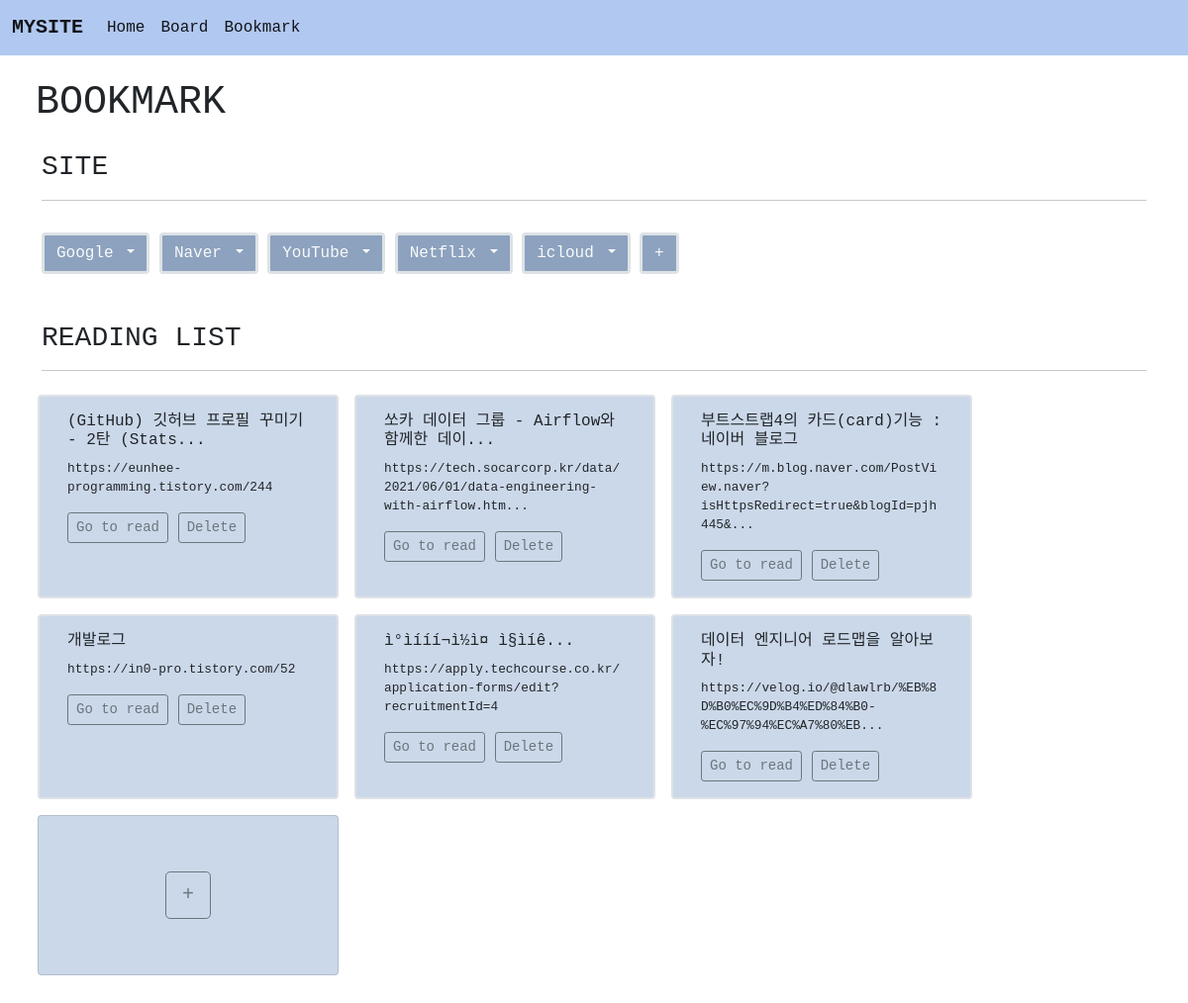
The app's page /book/, older data.
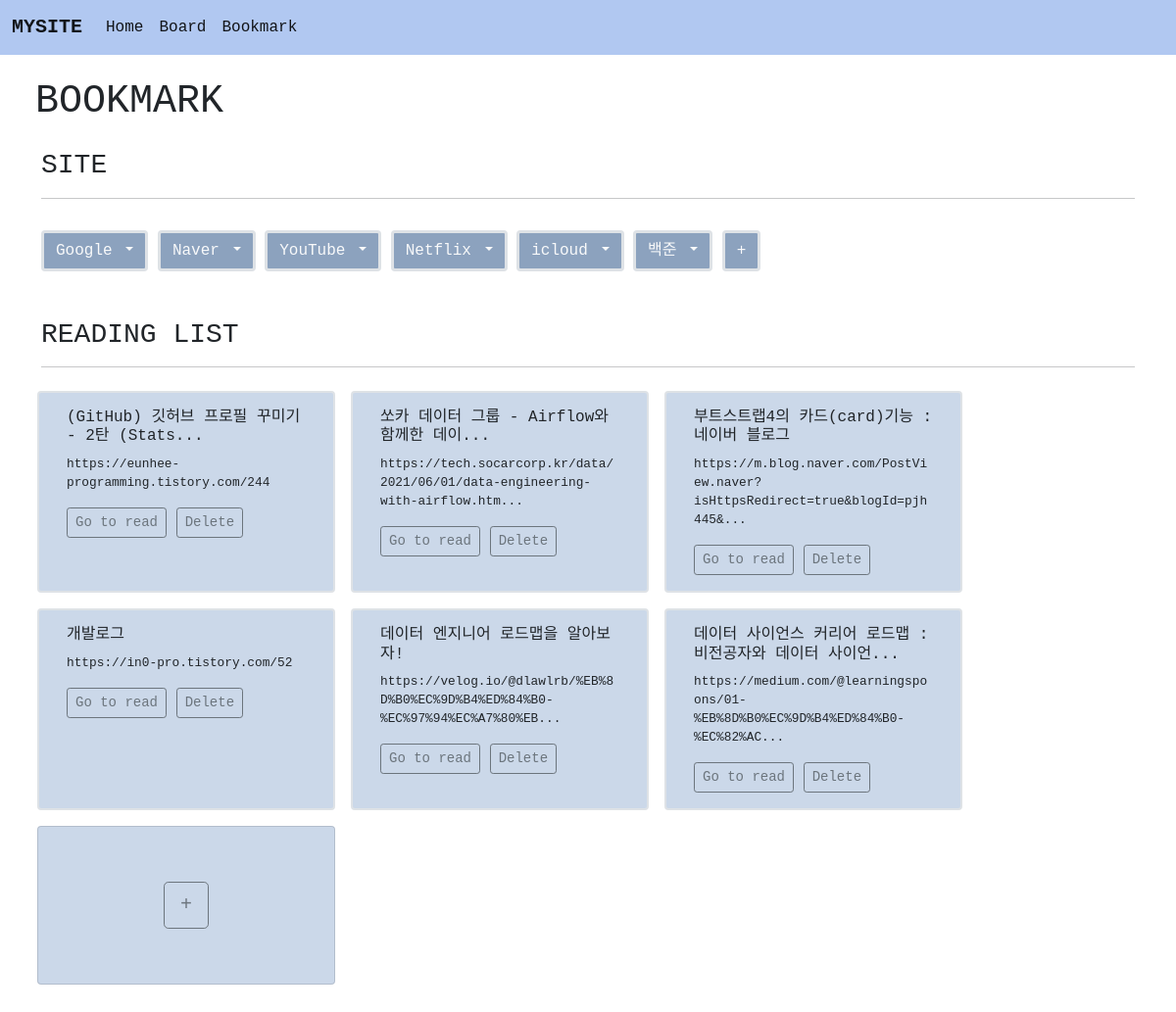
The same page, newer data.
### book/models.py (models this page shows, shortened)
class Book(models.Model):
    site_name = models.CharField(max_length=30)
    site_url = models.TextField()

class Read(models.Model):
    read_url = models.TextField()
    title = models.CharField(max_length=100,null = True)
    def summary(self):
        if len(self.read_url) >= 75:
            return self.read_url[:75] + "..."
        return self.read_url
    def t_summary(self):
        if len(self.title) >= 32:
            return self.title[:32] + "..."
        return self.title

### book/views.py (the view)
# urls.py: path('', views.index, name = 'index'),
def index(request):
    b=Book.objects.all()
    r=Read.objects.all()
    context={
        'blist' : b,
        'rlist' : r,
    }
    return render(request, 'book/index.html', context)

### template/book/index.html (shortened to what this page needs)
{% extends 'base.html' %}
{% block content %}
<div class = 'container m-4 jm'>
    <H1>BOOKMARK</H1>
</div>
<div class = 'container mt-4 jm'>
    <h3>SITE</h3>
    <hr>
</div>
<div class = 'dropdown container mt-3 jm'>
    {% for i in blist %}
    <button class="border border-3 btn btn-outline-light dropdown-toggle mt-3" style = 'background-color: rgb(140, 162, 190);' type="button" data-bs-toggle="dropdown" aria-expanded="false">
        {{ i.site_name }}
    </button>
    {% endfor%}
    <a href = "{% url 'book:create' %}"><button type="button" class="border border-3 btn btn-outline-light mt-3" style = 'background-color: rgb(140, 162, 190);'>+</button></a>
</div>
<div class = 'container mt-5 jm'>
    <h3>READING LIST</h3>
    <hr>
</div>
<div class = 'container mt-3 mb-5'>
    <div class = 'row jm'>
        {% for j in rlist %}
        <div class="border border-2 col-4 m-2 card" style="width: 19rem; background-color: rgba(176, 196, 222, 0.658); ">
            <div class="card-body">
                <h5 class="card-title" style="font-size: 100%;">{{ j.t_summary }}</h5>
                <p class="card-text" style="font-size: 80%;">{{ j.summary }}</p>
                <a href="{{ j.read_url }}" target = '_blank' class="btn btn-outline-secondary btn-sm">
                    Go to read
                </a>
                <a href="{% url 'book:r_delete' j.id %}"><button class = "btn btn-outline-secondary btn-sm">
                    Delete
                </button></a>
            </div>
        </div>
        {% endfor %}
        <div class='m-2 card' style="width: 19rem; background-color: rgba(176, 196, 222, 0.658);">
            <div class="card-body" style="margin:0 auto;">
                <a href = "{% url 'book:r_create' %}" class = "btn btn-outline-secondary btn-lg" style = "margin:40px auto;">+</a>
            </div>
        </div>
    </div>
</div>
{% endblock %}

Row changes from the older to the newer data that the page shows:
removed Read: t_summary "ì°ìíí í¬ì½ì¤ ì§ìíê...", summary "https://apply.techcourse.co.kr/application-forms/edit?recruitmentId=4"
added Book: site_name "백준"
added Read: t_summary "데이터 사이언스 커리어 로드맵 : 비전공자와 데이터 사이언...", summary "https://medium.com/@learningspoons/01-%EB%8D%B0%EC%9D%B4%ED%84%B0-%EC%82%AC..."
